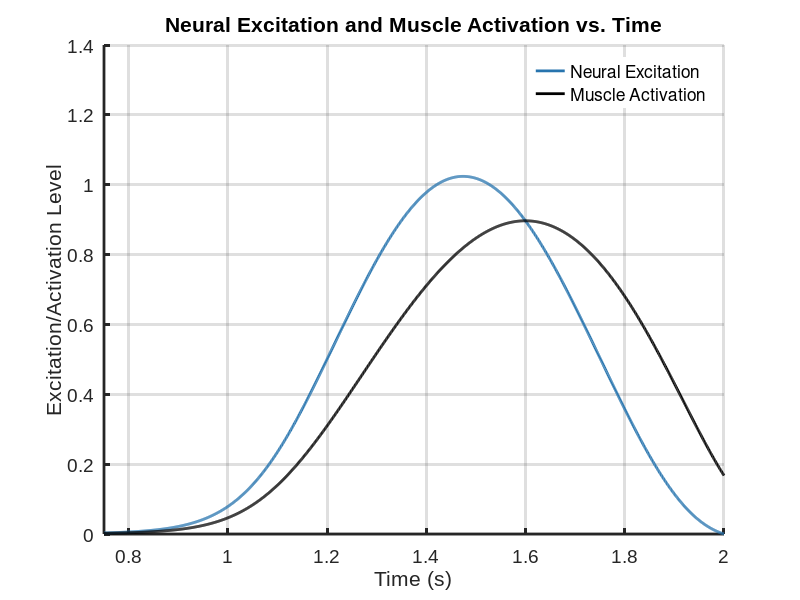

This figure's MATLAB source: (Note: this script raises an error after producing the figure.)
%% Problem 2b
% In this problem, we are going to use several numerical tools to find a
% solution to a complex initial value problem.

% As before, define some things to make our plots look nice
fs = 14; % Font size
fn = 'Arial'; %Font name
lw = 2; % Linewidth
primColor = [39 116 174]/255; %UCLA Blue
secColor = [255 209 0]/255; %UCLA Gold


% First, we want to numerically solve our implicit solution to the
% differential equation. Hint: the ln function in matlab is "log()"
impSolFun = @(a,t) 0.05*(log(abs(a))+3*a)+3.4/pi*cos(pi/2*t)+t-0.05*(log(0.01)+.03)-3.4/pi;
                        % **put F_imp in place of the brackets, and delete 
                        % the brackets. Do not include the "=0" part of
                        % your eqn - only enter the left hand side. The
                        % only variables in this equation should be a and
                        %t**
% For this part, we're only interested in looking at a limited time window
tImplicit = 0.75:0.001:2;

% Now we are going to interatively use fzero() to find a numerical solution 
% to the implicit equation

aImplicit = zeros(size(tImplicit));
uImplicit = zeros(size(tImplicit));
for tNum = 1:length(tImplicit)
    
    t_cur = tImplicit(tNum);
    
    % Here, we define an anonymous function "afun" that take only the real
    % part of our implicit solution function, to make it easy for fzero to
    % solve.
    afun = @(a) real(impSolFun(a,t_cur));
    
    % We provide an initial guess in the ballpark
    a_guess = 0.01;
    
    % fzero() does the magic. Google fzero() to see how this works.
    a_cur = fzero(afun,a_guess);

    % Store the current value of a
    aImplicit(tNum) = a_cur;
    
    % Add some code here to calculate the current value of u(t), and store
    % it in the uImplicit array at the correct index.
    u_cur = 1.7*a_cur*sin(pi/2*t_cur);
    uImplicit(tNum) = u_cur;
end

% Plot your results. uImplicit should be plotted first as a function of
% time, in UCLA Blue. aImplicit should then be plotted against t on the
% same plot, in black. Use our standard formatting from the last problem
% set, with a legend in the top-left corner that identifies the two
% curves.
figure(1)
% ** PLOTTING CODE HERE **
plot(tImplicit, uImplicit, 'linewidth', lw, 'Color', primColor);
hold on;
plot(tImplicit, aImplicit, 'linewidth', lw, 'Color', 'k');
xlim([.75, 2]);
xlabel('Time (s)');
ylabel('Excitation/Activation Level');
title('Neural Excitation and Muscle Activation vs. Time');
grid on
legend({'Neural Excitation','Muscle Activation'}, 'box','off')
set(gca, 'FontSize', fs, 'FontName', fn, 'linewidth', lw, 'box', 'off')

%% Problem 2c
% Now, define initial conditions
%**Fill in initial conditions here**
a_0 = 0.01;

% Tell the solver how long to run
%**Fill in the start and end times here**
t_range = [0,2]; % should have the format [start_time, end_time]

% Set the step size for your euler solver
stepSize = 0.005;

% In this line, we run the solver. First, we'll need to edit 
% muscleActODEfun.m, and build our solver in eulerSolver.m.
[t_euler, a_euler] = eulerSolver(@(t,a) muscleActODEfun(t,a),...
                        t_range, a_0, stepSize);

                    
% Let's plot some results
figure(2)
plot(tImplicit,aImplicit,'k--','linewidth',lw)
hold on
plot(t_euler,a_euler,'linewidth',lw-0.5)
hold off
legend({'implicit solution','euler solution'},'box','off','location','northwest');
set(gca,'FontName',fn,'FontSize',fs,'linewidth',lw,'box','off');


% What happens if we change the step size?

% Let's choose some step sizes to try.
stepSizeVals = [0.01, 0.005, 0.001, 0.0001];

% Create a figure on which to put everything
figure(3)
plot(tImplicit,aImplicit,'k','linewidth',lw);
legendIDs = cell(1,length(stepSizeVals)+1);
legendIDs{1} = 'implicit solution';
hold on
ctr = 1;

% Now we'll try them all out, and see what we get.
for stepSizeNum = 1:length(stepSizeVals)
    curStepSize = stepSizeVals(stepSizeNum);
    % Put code here to use your euler solver to solve your equation
    % again, using the current step size. Call your outputs t_cur and
    % a_cur
    % ** YOUR CODE HERE **
    [t_cur, a_cur] = eulerSolver(@(t,a) muscleActODEfun(t,a),...
                        t_range, a_0, curStepSize);
    
    % Add to the plot
    plot(t_cur, a_cur, 'linewidth',lw-0.5)
    ctr = ctr + 1;
    legendIDs{ctr} = ['step size = ' num2str(curStepSize) ' s'];
end
hold off
legend(legendIDs,'location','northwest','box','off')
set(gca,'FontName',fn,'FontSize',fs,'linewidth',lw,'box','off')

%% Problem 2d

% Put code here to solve the equation with ODE45. Call your output
% variables tODE45 and aODE45
% ** YOUR CODE HERE**
[tODE45, aODE45] = ode45(@(t,a) muscleActODEfun(t,a),t_range, a_0); 

% Plot aODE45 against tODE45, as well as your implicit solution.
figure(4)
plot(tImplicit,aImplicit,'k--','linewidth',lw)
hold on
plot(tODE45,aODE45,'linewidth',lw-1)                
                    
% Find ODE45's average step size                    
averageStepODE = mean(diff(tODE45)); % ** Replace the brackets with code to calculate the
                     % average step size from your ODE45 results. Hint:
                     % look at the functions mean() and diff().

% Now, we're going to run the Euler again, with the average step size from
% ODE45
[t_bigStep, a_bigStep] = eulerSolver(@(t,a) muscleActODEfun(t,a), t_range, a_0, averageStepODE); 
                             % ** Fill in the brackets with code to solve
                             % your equation using your eulerSolver
                             % function, with a stepSize equal to the
                             % average step size you just calculated for
                             % ODE45.

% Add this to your plot
figure(4)
hold on
plot(t_bigStep,a_bigStep,'linewidth',lw-1)
hold off
legend({'implicit solution','ode45','euler'},'location','northwest','box','off')
set(gca,'FontName',fn,'FontSize',fs,'linewidth',lw,'box','off')

%}